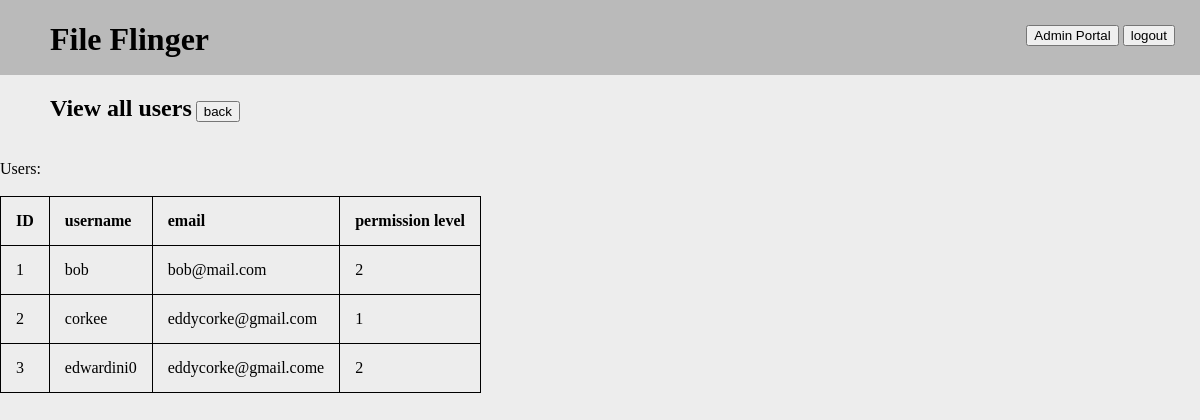
The page /admin_portal/users (signed in) on the database its author committed.
### serv/models.py (models this page shows, shortened)
class User(db.Model, UserMixin):
    id = db.Column(db.Integer, primary_key=True)
    username = db.Column(db.String(256), nullable=False, unique=True)
    email = db.Column(db.String(256), nullable=False)  # TODO: verify?
    password = db.Column(db.String(256), nullable=False)
    permLevel = db.Column(db.Integer, nullable=False, default=1)

### serv/admin/routes.py (the view)
@admin.route('/admin_portal/users')
@login_required
def view_users():
    if current_user.permLevel < Config.permissionLevels['admin']:
        flash("Access to the admin portal area is restricted")
        return redirect(url_for('uploads.home'))
    userData = db.session.execute("SELECT id, username, email, permLevel FROM User").fetchall()
    return render_template('view_users.html', data=userData)

### serv/models.py (called while the page is built)
@login_manager.user_loader
def load_user(user_id):
    return User.query.get(int(user_id))

### serv/templates/view_users.html
{% extends "template.html" %}
{% block content %}
    <h2>View all users</h2>
    <a href="{{ url_for('admin.admin_portal') }}"><button>back</button></a><br><br>
    Users:<br><br>
        <table>
            <th>ID</th>
            <th>username</th>
            <th>email</th>
            <th>permission level</th>
            {% for item in data %}
            <tr>
                <td><a href="users/{{item[0]}}">{{item[0]}}</a></td>
                <td><a href="users/{{item[0]}}">{{item[1]}}</a></td>
                <td>{{item[2]}}</td>
                <td>{{item[3]}}</td>
            </tr>
            {% endfor %}
        </table>
{% endblock content %}

### serv/templates/template.html (shortened to what this page needs)
<!DOCTYPE html>
<html>
<head>
    <link rel="stylesheet" type="text/css" href="{{ url_for('static', filename='main.css') }}">
</head>
    <div id="navBar">
        <a href="/"><h1>File Flinger</h1></a>
        <div id="loginLogout">
            {% if current_user.is_authenticated %}
                {% if current_user.permLevel >=2 %}
                    <a href="/admin_portal"><button>Admin Portal</button></a>
                {% endif %}
            {% endif %}
            {% if current_user.is_authenticated %}
                <a href="{{ url_for('users.logout') }}"><button>logout</button></a>
            {% else %}
                <a href="{{ url_for('users.login') }}"><button>login</button></a>
                <a href="{{ url_for('users.register') }}"><button>register</button></a>
            {% endif %}
        </div>
    </div>
    <body>
        {% block content %} {% endblock %}
    </body>
</html>

### serv/static/main.css (style rules this page uses)
body { background-color: #EDEDED; margin: 0px; }
a { text-decoration: none; color: #000000 }
h1, h2 { margin-left: 50px; display: inline-block; }
table { border-collapse: collapse; }
table, th, td { border: 1px solid black; }
th, td { padding: 15px; text-align: left; }
#navBar { width: 100%; height: 75px; background-color: #bababa; }
#loginLogout { float: right; margin-top: 25px; margin-right: 25px; width: 150px; height: 25px; text-align: right; }

### rows shown on the page
User: id "1", username "bob", email "bob@mail.com", permLevel "2"
User: id "2", username "corkee", email "eddycorke@gmail.com", permLevel "1"
User: id "3", username "edwardini0", email "eddycorke@gmail.come", permLevel "2"
